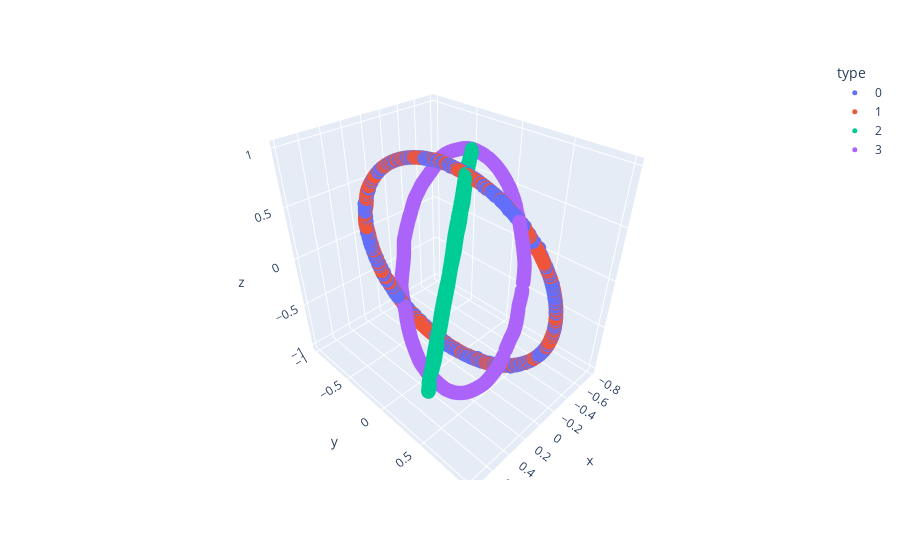

Notebook cell for this chart:
### Code cell
b=1
points = torch.tensor(pred_points[0])
points = torch.tensordot(points, (model.comps[b-1] + model.comps[b-1].T)/2, dims=1)
points /= torch.linalg.norm(points, dim=-1, keepdim=True)
new_points = [ptrs.copy() for ptrs in pred_points]
new_points[0] = points.detach()
df = pd.DataFrame(np.concatenate(new_points, axis=0), columns=['x', 'y', 'z'])
df['type'] = sum([[f'{i}']*1000 for i in range(modes+1)], [])
fig = px.scatter_3d(df, x='x', y='y', z='z', color='type')
fig.update_traces(marker={'size': 5})
fig.show()

### Figure 1 — Plotly figure (JSON) as saved in the notebook; plotly's stock layout.template omitted (floating-point values rounded to 4 significant figures; data arrays with more than 128 entries replaced by an {"elided": "..."} marker saying what was removed)
{"data": [{"hovertemplate": "type=0<br>x=%{x}<br>y=%{y}<br>z=%{z}<extra></extra>", "legendgroup": "0", "marker": {"color": "#636efa", "size": 5, "symbol": "circle"}, "mode": "markers", "name": "0", "scene": "scene", "showlegend": true, "type": "scatter3d", "x": {"elided": "1000 float values"}, "y": {"elided": "1000 float values"}, "z": {"elided": "1000 float values"}}, {"hovertemplate": "type=1<br>x=%{x}<br>y=%{y}<br>z=%{z}<extra></extra>", "legendgroup": "1", "marker": {"color": "#EF553B", "size": 5, "symbol": "circle"}, "mode": "markers", "name": "1", "scene": "scene", "showlegend": true, "type": "scatter3d", "x": {"elided": "1000 float values"}, "y": {"elided": "1000 float values"}, "z": {"elided": "1000 float values"}}, {"hovertemplate": "type=2<br>x=%{x}<br>y=%{y}<br>z=%{z}<extra></extra>", "legendgroup": "2", "marker": {"color": "#00cc96", "size": 5, "symbol": "circle"}, "mode": "markers", "name": "2", "scene": "scene", "showlegend": true, "type": "scatter3d", "x": {"elided": "1000 float values"}, "y": {"elided": "1000 float values"}, "z": {"elided": "1000 float values"}}, {"hovertemplate": "type=3<br>x=%{x}<br>y=%{y}<br>z=%{z}<extra></extra>", "legendgroup": "3", "marker": {"color": "#ab63fa", "size": 5, "symbol": "circle"}, "mode": "markers", "name": "3", "scene": "scene", "showlegend": true, "type": "scatter3d", "x": {"elided": "1000 float values"}, "y": {"elided": "1000 float values"}, "z": {"elided": "1000 float values"}}], "layout": {"legend": {"title": {"text": "type"}, "tracegroupgap": 0}, "margin": {"t": 60}, "scene": {"domain": {"x": [0, 1], "y": [0, 1]}, "xaxis": {"title": {"text": "x"}}, "yaxis": {"title": {"text": "y"}}, "zaxis": {"title": {"text": "z"}}}}}
